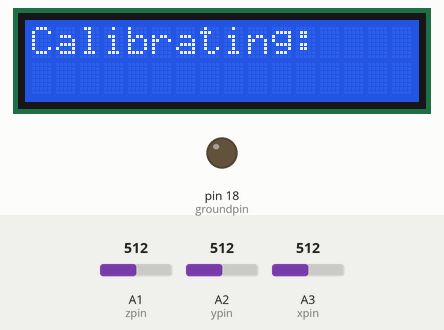
Simulated run of this sketch. Board: Arduino Uno, built with avr-gcc and run on an emulated ATmega328P. Parts: 16×2 character LCD, output pins drawn as LEDs (lit = HIGH). The test bench sets the inputs (shaded band); at power-on: A1 (zpin) = 512, A2 (ypin) = 512, A3 (xpin) = 512. Pins used as bus, display or sensor lines are not drawn; what the sketch prints to the serial monitor is not drawn.

Above: at 1.2 s.
1.3 s: A1 (zpin) set to 529
2.8 s: A1 (zpin) set to 549
4.3 s: A1 (zpin) set to 511
At 5.2 s:
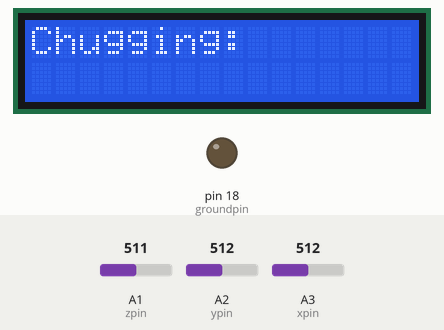
5.9 s: A1 (zpin) set to 471
At 6.7 s:
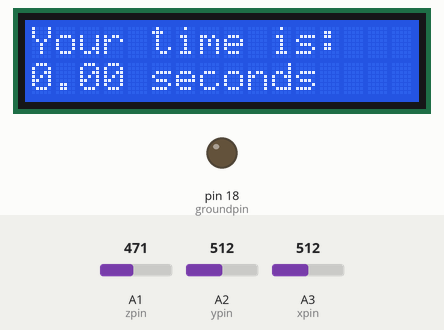
7.5 s: A1 (zpin) set to 433
At 8.1 s:
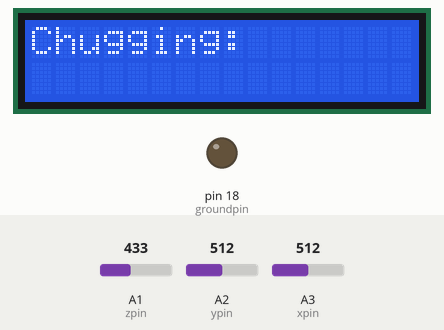
9.1 s: A1 (zpin) set to 306
At 20.5 s:
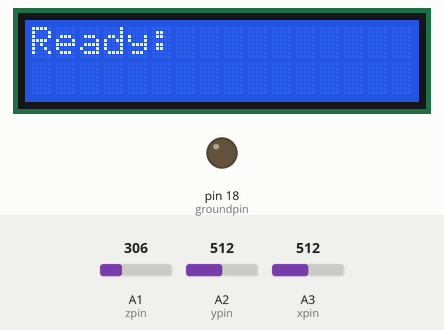
Timing chart, 0 to 20.8 s (numbered marks = the images above; inputs shaded):
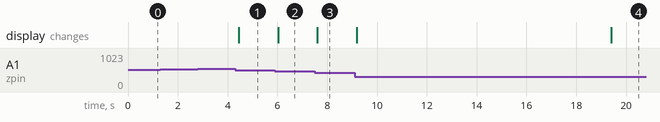

Measured:
- the behaviour switches between 483 and 482 on A1 (zpin) (found by bisection; images 1 and 2)
- the behaviour switches between 443 and 442 on A1 (zpin) (found by bisection; images 2 and 3)
- after the input at 1.3 s, every drawn part: stays the same
- after the input at 2.8 s, every drawn part: stays the same
- after the input at 4.3 s, the display: changes after 0.15 s (image 1)
- after the input at 5.9 s, the display: changes after 0.13 s (image 2)
- after the input at 7.5 s, the display: changes after 0.10 s (image 3)
- after the input at 9.1 s, the display: first changes after 0.08 s (image 4 shows a later state)

The sketch:

cup_timer.ino
```cpp
// include the library code:
#include <LiquidCrystal.h>

// initialize the library with the numbers of the interface pins
LiquidCrystal lcd(12, 11, 5, 4, 3, 2);

// these constants describe the pins. They won't change:
const int groundpin = 18;             // analog input pin 4 -- ground
const int powerpin = 19;              // analog input pin 5 -- voltage
const int xpin = A3;                  // x-axis of the accelerometer
const int ypin = A2;                  // y-axis
const int zpin = A1;                  // z-axis (only on 3-axis models)

// Delay between chugs
const int chug_delay = 100;

// How many readings to store
const int numReadings = 10;
int xReadings[numReadings];
int yReadings[numReadings];
int zReadings[numReadings];

// Make sure we dont change too quickly
int periods_since_change = 0;

// Whether or not currently chugging
boolean is_chugging = false;

// This is for a timeout to rest
int time_since_last_chug = 0;

void setup()
{
  // initialize the serial communications:
  Serial.begin(9600);

  // Provide ground and power by using the analog inputs as normal
  // digital pins.  This makes it possible to directly connect the
  // breakout board to the Arduino.  If you use the normal 5V and
  // GND pins on the Arduino, you can remove these lines.
  pinMode(groundpin, OUTPUT);
  pinMode(powerpin, OUTPUT);
  digitalWrite(groundpin, LOW);
  digitalWrite(powerpin, HIGH);

  // Fill the initial data
  for (int thisReading = 0; thisReading < numReadings; thisReading++) {
    xReadings[thisReading] = analogRead(xpin);
    yReadings[thisReading] = analogRead(ypin);
    zReadings[thisReading] = analogRead(zpin);
  }

  lcd.begin(16, 2);
  lcd.print("Calibrating: ");
}

void loop()
{
  if (! is_chugging && time_since_last_chug > chug_delay) {
    lcd.begin(16, 2);
    lcd.print("Ready: ");
    lcd.setCursor(0, 1);
    lcd.print("                ");
  }

  periods_since_change += 1;
  int xval = analogRead(xpin);
  int yval = analogRead(ypin);
  int zval = analogRead(zpin);

  // Update the lists
  for (int thisReading = 1; thisReading < numReadings; thisReading++) {
    xReadings[thisReading] = xReadings[thisReading - 1];
    yReadings[thisReading] = yReadings[thisReading - 1];
    zReadings[thisReading] = zReadings[thisReading - 1];
  }

  xReadings[0] = xval;
  yReadings[0] = yval;
  zReadings[0] = zval;

  // Get the average
  int xSum = 0;
  int ySum = 0;
  int zSum = 0;
  for (int thisReading = 0; thisReading < numReadings; thisReading++) {
    xSum += xReadings[thisReading];
    ySum += yReadings[thisReading];
    zSum += zReadings[thisReading];
  }
  int xAvg = xSum / numReadings;
  int yAvg = ySum / numReadings;
  int zAvg = zSum / numReadings;

    // Get the average
  int xDev = 0;
  int yDev = 0;
  int zDev = 0;
  for (int thisReading = 1; thisReading < numReadings; thisReading++) {
    xDev += sq(xReadings[thisReading] - xAvg);
    yDev += sq(yReadings[thisReading] - yAvg);
    zDev += sq(zReadings[thisReading] - zAvg);
  }
  xDev /= numReadings;
  yDev /= numReadings;
  zDev /= numReadings;
  xDev = sqrt(xDev);
  yDev = sqrt(yDev);
  zDev = sqrt(zDev);

  if ((abs(zAvg - zval ) > max(25, zDev) ||
      ((zDev == 0 && xDev == 0) && (abs(zAvg - zval) > 5)
        && max(abs(xAvg - xval), abs(yAvg - yval)) > 5))
        && periods_since_change > 4) {
    Serial.println("MOTION");
    Serial.println(periods_since_change);
    periods_since_change = 0;

    // This is where we end the chug
    if (is_chugging) {
      lcd.begin(16, 2);
      lcd.print("Your time is: ");
      time_since_last_chug = 0;

      // Clear the screen
      lcd.setCursor(0, 1);
      lcd.print("                ");
      // print the number of seconds since reset:
      lcd.setCursor(0, 1);
      lcd.print(periods_since_change / 10);
      lcd.print(".");
      lcd.print(periods_since_change % 10);
      lcd.print("0 seconds");

      is_chugging = false;
    } else {
      lcd.begin(16, 2);
      lcd.print("Chugging: ");
      is_chugging = true;
      time_since_last_chug = 0;
    }
  }

  if (time_since_last_chug > chug_delay && is_chugging) {
    is_chugging = false;
    lcd.begin(16, 2);
    lcd.print("Ready: ");
    lcd.setCursor(0, 1);
    lcd.print("                ");
  }

  if (!is_chugging) {
    time_since_last_chug += 1;
  }

  // delay before next reading:
  delay(100);
}
```
